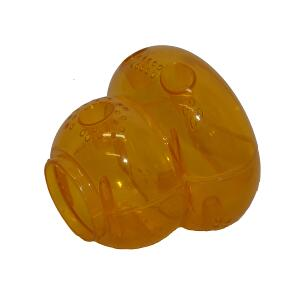
#> input picture data/NOUN/images/2001.jpg, 300 x 300 px
$ python scan_Shapes.py ../../../data/NOUN/images
#> lines starting #> are read from the running program, lines starting #| are printed output that depends on the picture; long printed decimals are rounded
# -*- coding: utf-8 -*-
"""
Create histograms of Shape images.

Created on Thu Dec  3 10:36:18 2020

@author: lbechberger
"""

import argparse, os
import skimage.io
import numpy as np

parser = argparse.ArgumentParser(description='Scan Shape images')
parser.add_argument('input_folder', help = 'folder containing the Shape images')
args = parser.parse_args()

all_binary = True
fill_sizes = []

for file_name in os.listdir(args.input_folder):
    image = skimage.io.imread(fname=os.path.join(args.input_folder, file_name), as_gray=True)
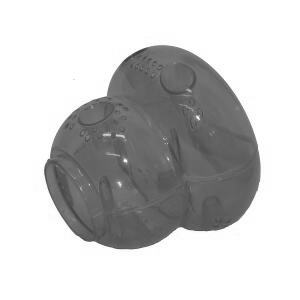
#> image: shape (300, 300) float64; min 0.226, max 1, mean 0.787
    histogram, bin_edges = np.histogram(image, bins=256)
#> histogram = 256 values, max 54455 at index 255, min 0 at index 2, mean 351.6; bin_edges = 257 values from 0.226 to 1
    black_and_white = histogram[0] + histogram[255]
#> black_and_white = 54456
    is_binary = black_and_white == sum(histogram)
#> is_binary = False

    min_x = 282
    min_y = 282
    max_x = 0
    max_y = 0

    for x in range(283):
        for y in range(283):
            img_val = image[x][y] if np.isscalar(image[x][y]) else image[x][y][0]
            if img_val < 64:
                min_x = min(min_x, x)
                min_y = min(min_y, y)
                max_x = max(max_x, x)
                max_y = max(max_y, y)
#            elif img_val < 255:
#                print(img_val)

    width = max_x - min_x
    height = max_y - min_y
    if width < 0:
        print(width, max_x, min_x)
    if height < 0:
        print(height, max_y, min_y)

    fill_size = max(width,height)/283

    print(file_name, is_binary, fill_size)
#| 2001.jpg False 0.9965
    all_binary = all_binary and is_binary
#> all_binary = False
    fill_sizes.append(fill_size)
#> pass 2 of the loop `for file_name in os.listdir(args.input_folder):`:
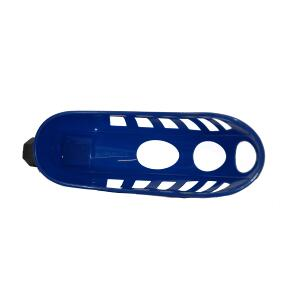
#> input picture data/NOUN/images/2015.jpg, 300 x 300 px
#> `image = skimage.io.imread(fname=os.path.join(args.input_folder, file_n..`:
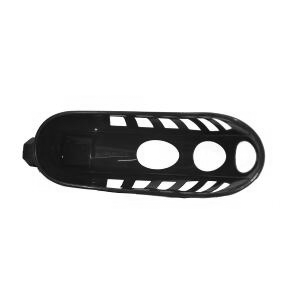
#> image: shape (300, 300) float64; min 0.00392, max 1, mean 0.865
#> histogram = 256 values, max 71364 at index 255, min 0 at index 1, mean 351.6; bin_edges = 257 values from 0.00392 to 1
#> black_and_white = 71365
#| 2015.jpg False 0.9965

print('\n', all_binary, np.mean(fill_sizes), np.std(fill_sizes), np.min(fill_sizes), np.max(fill_sizes))
#|  False 0.9965 0.0 0.9965 0.9965
